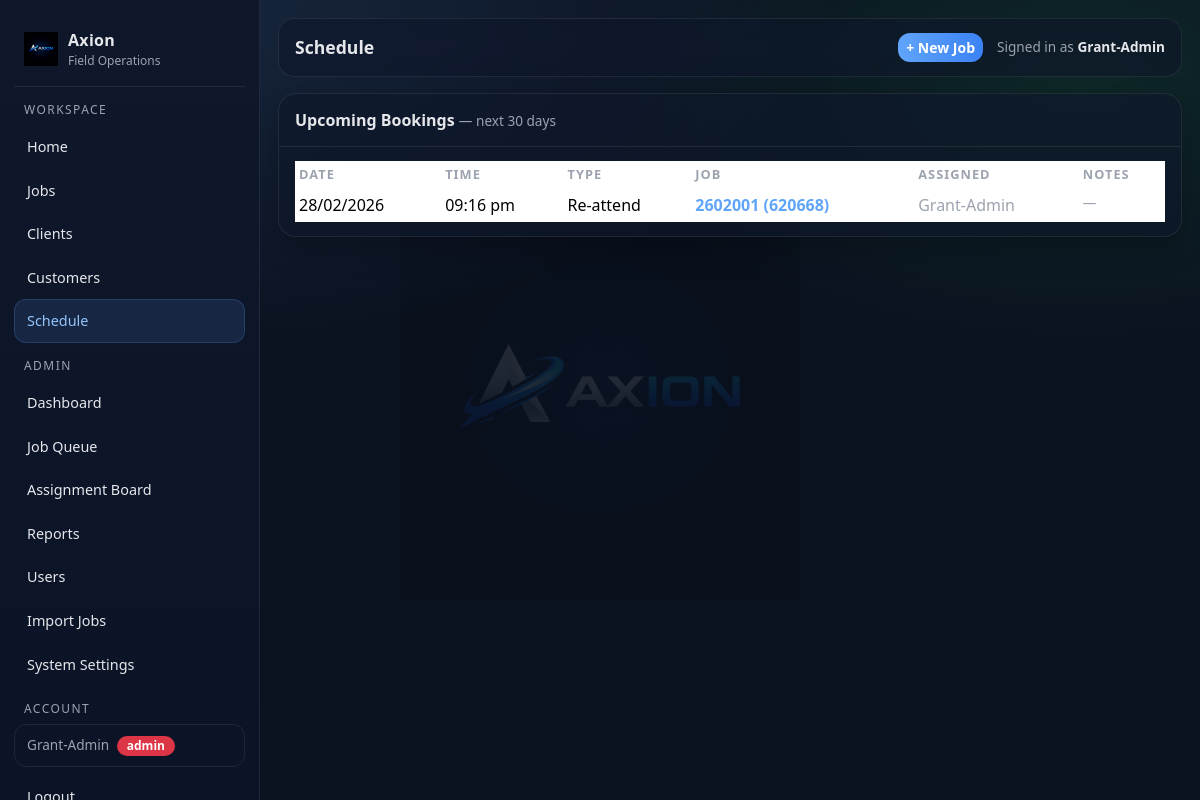
The page /schedule (signed in) on the database its author committed.
### tables this page shows
CREATE TABLE users (
        id INTEGER PRIMARY KEY AUTOINCREMENT,
        full_name TEXT NOT NULL,
        email TEXT UNIQUE NOT NULL,
        password TEXT NOT NULL,
        role TEXT NOT NULL,
        active INTEGER NOT NULL DEFAULT 1,
        created_at TEXT NOT NULL
    );

CREATE TABLE schedules (
        id INTEGER PRIMARY KEY AUTOINCREMENT,
        job_id INTEGER NOT NULL,
        booking_type_id INTEGER NOT NULL,
        scheduled_for TEXT NOT NULL,
        status TEXT NOT NULL DEFAULT 'Booked',
        notes TEXT,
        created_by_user_id INTEGER,
        created_at TEXT NOT NULL, assigned_to_user_id INTEGER,
        FOREIGN KEY(job_id) REFERENCES jobs(id),
        FOREIGN KEY(booking_type_id) REFERENCES booking_types(id),
        FOREIGN KEY(created_by_user_id) REFERENCES users(id)
    );

CREATE TABLE booking_types (
        id INTEGER PRIMARY KEY AUTOINCREMENT,
        name TEXT NOT NULL UNIQUE,
        active INTEGER NOT NULL DEFAULT 1
    );

CREATE TABLE jobs (
        id INTEGER PRIMARY KEY AUTOINCREMENT,

        internal_job_number TEXT NOT NULL,
        client_reference TEXT,
        display_ref TEXT NOT NULL,

        client_id INTEGER,
        customer_id INTEGER,
        assigned_user_id INTEGER,

        job_type TEXT NOT NULL,
        visit_type TEXT NOT NULL,
        status TEXT NOT NULL,
        priority TEXT NOT NULL,

        job_address TEXT,
        description TEXT,

        created_at TEXT NOT NULL,
        updated_at TEXT NOT NULL, lender_name TEXT, account_number TEXT, regulation_type TEXT, arrears_cents INTEGER, costs_cents INTEGER, mmp_cents INTEGER, job_due_date TEXT,

        FOREIGN KEY(client_id) REFERENCES clients(id),
        FOREIGN KEY(customer_id) REFERENCES customers(id),
        FOREIGN KEY(assigned_user_id) REFERENCES users(id)
    );

### app.py (the view, shortened to what this page needs)
@app.get("/schedule")
@login_required
def schedule_index():
    from datetime import timedelta
    now    = datetime.now()
    horizon = now + timedelta(days=30)
    now_str = now.isoformat(timespec="seconds")
    hor_str = horizon.isoformat(timespec="seconds")
    conn = db()
    cur  = conn.cursor()
    caller_id   = session.get("user_id")
    caller_role = session.get("role", "")
    if caller_role == "admin":
        cur.execute("""
            SELECT s.*, bt.name booking_type_name,
                   j.internal_job_number, j.client_reference, j.display_ref, j.id job_id,
                   u.full_name assigned_to_name
            FROM schedules s
            JOIN booking_types bt ON bt.id = s.booking_type_id
            JOIN jobs j ON j.id = s.job_id
            LEFT JOIN users u ON u.id = s.assigned_to_user_id
            WHERE s.status NOT IN ('Completed', 'Cancelled')
              AND s.scheduled_for >= ?
              AND s.scheduled_for <= ?
            ORDER BY s.scheduled_for ASC
        """, (now_str, hor_str))
    bookings = cur.fetchall()
    conn.close()
    return render_template("schedule/index.html", bookings=bookings,
                           is_admin=(caller_role == "admin"))

### app.py (called while the page is built)
def db():
    conn = sqlite3.connect(DB_PATH)
    conn.row_factory = sqlite3.Row
    return conn

def add_column_if_missing(cur, table, col, coltype):
    cur.execute(f"PRAGMA table_info({table})")
    cols = [r["name"] for r in cur.fetchall()]
    if col not in cols:
        cur.execute(f"ALTER TABLE {table} ADD COLUMN {col} {coltype}")

@app.context_processor
def inject_globals():
    return {"GOOGLE_MAPS_API_KEY": os.environ.get("GOOGLE_MAPS_API_KEY", "")}

@app.before_request
def _ensure_db():
    init_db()

def login_required(f):
    @wraps(f)
    def wrapper(*args, **kwargs):
        if not session.get("user_id"):
            return redirect(url_for("login"))
        return f(*args, **kwargs)
    return wrapper

### templates/schedule/index.html (shortened to what this page needs)
{% extends "layout.html" %}
{% block page_title %}Schedule{% endblock %}
{% block content %}
<div class="ax-card">
  <div class="ax-card-h d-flex justify-content-between align-items-center">
    <div>Upcoming Bookings <span style="color:var(--muted);font-size:.85rem;font-weight:400">— next 30 days</span></div>
  </div>
  <div class="ax-card-b">
    {% if bookings %}
    <div class="table-responsive">
      <table class="table table-sm mb-0">
        <thead>
          <tr>
            <th>Date</th>
            <th>Time</th>
            <th>Type</th>
            <th>Job</th>
            {% if is_admin %}<th>Assigned</th>{% endif %}
            <th>Notes</th>
          </tr>
        </thead>
        <tbody>
          {% for b in bookings %}
          <tr>
            <td>{{ b.scheduled_for[:10].split('-')|reverse|join('/') }}</td>
            <td>
              {% set hr = b.scheduled_for[11:13]|int %}
              {% set mn = b.scheduled_for[14:16] %}
              {% if hr == 0 %}12:{{ mn }} am
              {% elif hr < 12 %}{{ '%02d'|format(hr) }}:{{ mn }} am
              {% elif hr == 12 %}12:{{ mn }} pm
              {% else %}{{ '%02d'|format(hr - 12) }}:{{ mn }} pm
              {% endif %}
            </td>
            <td>{{ b.booking_type_name }}</td>
            <td>
              <a href="/jobs/{{ b.job_id }}"
                 style="color:var(--accent);text-decoration:none;font-weight:600">
                {{ b.display_ref or b.internal_job_number or b.client_reference or ('Job #' ~ b.job_id) }}
              </a>
            </td>
            {% if is_admin %}
            <td style="color:var(--muted)">{{ b.assigned_to_name or '—' }}</td>
            {% endif %}
            <td style="color:var(--muted);font-size:.85rem">{{ b.notes or '—' }}</td>
          </tr>
          {% endfor %}
        </tbody>
      </table>
    </div>
    {% else %}
    <div class="py-4 text-center" style="color:var(--muted)">
      No bookings scheduled in the next 30 days.
    </div>
    {% endif %}
  </div>
</div>
{% endblock %}

### templates/layout.html (shortened to what this page needs)
<!doctype html>
<html lang="en">
<head>
  <link href="https://cdn.jsdelivr.net/npm/bootstrap@5.3.3/dist/css/bootstrap.min.css" rel="stylesheet">
</head>
<body>
  <div class="ax-shell">
    <aside class="ax-sidebar">
      <a class="ax-brand" href="/">
        <img src="{{ url_for('static', filename='images/axion-logo.png') }}" alt="Axion">
        <div>
          <div class="name">Axion</div>
          <div class="sub">Field Operations</div>
        </div>
      </a>
      <div class="ax-nav">
        <div class="hint">Workspace</div>
        <a href="/dashboard" class="{% if request.path == '/dashboard' %}active{% endif %}">Home</a>
        <a href="/jobs" class="{% if request.path.startswith('/jobs') %}active{% endif %}">Jobs</a>
        <a href="/clients" class="{% if request.path.startswith('/clients') %}active{% endif %}">Clients</a>
        <a href="/customers" class="{% if request.path.startswith('/customers') %}active{% endif %}">Customers</a>
        <a href="/schedule" class="{% if request.path.startswith('/schedule') %}active{% endif %}">Schedule</a>
        {% if session.get('role') == 'admin' %}
          <div class="hint">Admin</div>
          <a href="/admin" class="{% if request.path == '/admin' %}active{% endif %}">Dashboard</a>
          <a href="/queue" class="{% if request.path.startswith('/queue') %}active{% endif %}">Job Queue</a>
          <a href="/assign" class="{% if request.path.startswith('/assign') %}active{% endif %}">Assignment Board</a>
          <a href="/reports/monthly" class="{% if request.path.startswith('/reports') %}active{% endif %}">Reports</a>
          <a href="/users" class="{% if request.path.startswith('/users') %}active{% endif %}">Users</a>
          <a href="/import/jobs" class="{% if request.path.startswith('/import') %}active{% endif %}">Import Jobs</a>
          <a href="/admin/settings" class="{% if request.path.startswith('/admin/settings') %}active{% endif %}">System Settings</a>
        {% endif %}
        <div class="hint">Account</div>
        {% if session.get('user_id') %}
          <div class="ax-user-chip mb-2">
            {{ session.get('user_name') }}
            <span class="badge {% if session.get('role') == 'admin' %}bg-danger{% else %}bg-secondary{% endif %} ms-1">{{ session.get('role') }}</span>
          </div>
          <a href="/logout">Logout</a>
        {% else %}
          <a href="/login" class="{% if request.path.startswith('/login') or request.path.startswith('/signup') %}active{% endif %}">Login</a>
        {% endif %}
      </div>
    </aside>
    <main class="ax-main">
      <div class="ax-topbar">
        <div class="title">{% block page_title %}Axion{% endblock %}</div>
        <div style="display:flex; align-items:center; gap:14px;">
          {% if session.get('user_id') %}
            <a href="/jobs/new" class="btn btn-primary btn-sm">+ New Job</a>
          {% endif %}
          <div style="color:var(--muted); font-size:.85rem;">
            {% if session.get('user_id') %}
              Signed in as <strong style="color:var(--text)">{{ session.get('user_name') }}</strong>
            {% else %}
              Not signed in
            {% endif %}
          </div>
        </div>
      </div>
      {% block content %}{% endblock %}
    </main>
  </div>
</body>
</html>

### templates/layout.html (style rules this page uses)
:root { --bg: #0b1220; --panel: #0f172a; --panel2: #111c33; --text: #e5e7eb; --muted: #9ca3af; --line: rgba(255,255,255,.08); --accent: #60a5fa; --accent2: #22c55e; --danger: #ef4444; }
body { background: radial-gradient(1200px 600px at 10% 0%, rgba(96,165,250,.15), transparent 60%), radial-gradient(900px 500px at 90% 10%, rgba(34,197,94,.12), transparent 55%), var(--bg); color: var(--text); }
body::before { content: ''; position: fixed; inset: 0; background: url('/static/images/axion-logo.png') center center / 400px auto no-repeat; opacity: .10; pointer-events: none; z-index: 0; }
.ax-shell { min-height: 100vh; display: grid; grid-template-columns: 260px 1fr; position: relative; z-index: 1; }
.ax-sidebar { background: linear-gradient(180deg, var(--panel), #0b1326); border-right: 1px solid var(--line); position: sticky; top: 0; height: 100vh; padding: 18px 14px; overflow-y: auto; }
.ax-brand { display:flex; align-items:center; gap: 10px; padding: 10px 10px 16px 10px; border-bottom: 1px solid var(--line); margin-bottom: 14px; text-decoration: none; }
.ax-brand img { height: 34px; }
.ax-brand .name { font-weight: 700; letter-spacing: .3px; color: var(--text); }
.ax-brand .sub { font-size: .75rem; color: var(--muted); }
.ax-nav a { display:flex; align-items:center; gap: 10px; padding: 10px 12px; border-radius: 12px; color: var(--text); text-decoration:none; border: 1px solid transparent; font-size: .9rem; }
.ax-nav a.active { background: rgba(96,165,250,.12); border-color: rgba(96,165,250,.20); color: #93c5fd; }
.ax-nav .hint { color: var(--muted); font-size: .75rem; margin: 14px 10px 6px; text-transform: uppercase; letter-spacing: .12em; }
.ax-user-chip { margin-top: auto; padding: 10px 12px; border-radius: 12px; border: 1px solid var(--line); font-size: .85rem; color: var(--muted); }
.ax-main { padding: 18px 18px 28px; min-width: 0; }
.ax-topbar { background: rgba(15, 23, 42, .55); border: 1px solid var(--line); border-radius: 16px; padding: 14px 16px; display:flex; align-items:center; justify-content: space-between; backdrop-filter: blur(10px); margin-bottom: 16px; }
.ax-topbar .title { font-size: 1.1rem; font-weight: 650; }
.ax-card { background: rgba(15, 23, 42, .65); border: 1px solid var(--line); border-radius: 18px; box-shadow: 0 10px 30px rgba(0,0,0,.25); overflow: visible; }
.ax-card .ax-card-h { padding: 14px 16px; border-bottom: 1px solid var(--line); font-weight: 650; }
.ax-card .ax-card-b { padding: 14px 16px; }
.btn { border-radius: 12px; font-weight: 600; }
.btn-primary { background: linear-gradient(90deg, #60a5fa, #3b82f6); border: 0; }
.badge { border-radius: 999px; padding: 4px 10px; font-weight: 600; font-size: .75rem; }
.table { color: var(--text); }
.table thead th { color: var(--muted); font-size: .8rem; text-transform: uppercase; letter-spacing: .08em; border-color: var(--line); }
.table td { border-color: var(--line); }

### rows shown on the page
users: get "Grant-Admin", get "admin"
schedules: scheduled_for "28/02/2026", hr "09", mn "16", booking_type_name "Re-attend", display_ref "2602001 (620668)", full_name "Grant-Admin", notes "—"
